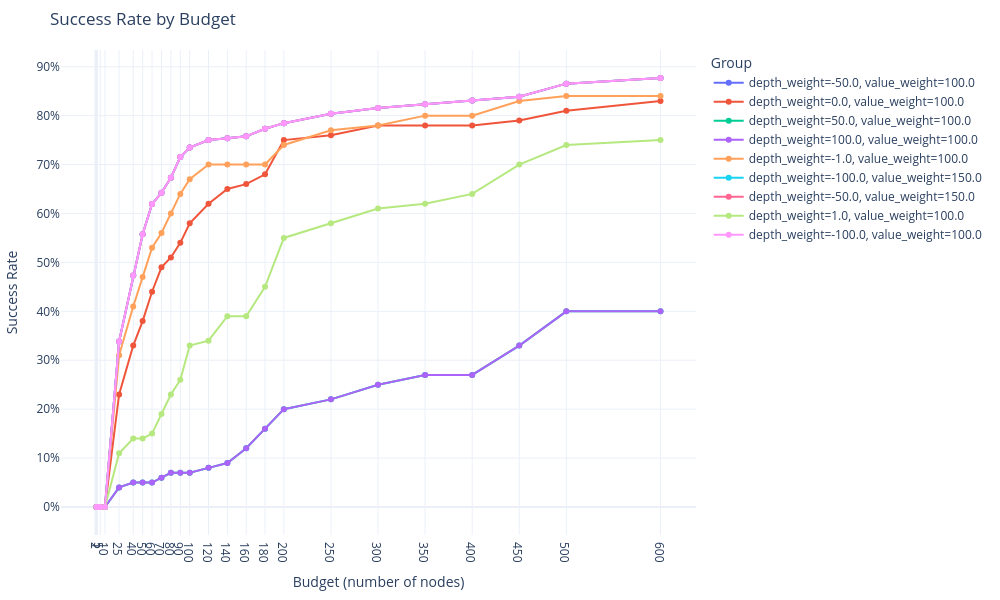

Notebook source saved alongside this figure:
### Code cell
PlotSuccessRateByBudget()(runs_table=df_astar_sokoban_grid,
                          grouping_params=params_astar[:2],
                          values_params=params_astar[2:])

### Figure 1 — Plotly figure (JSON) as saved in the notebook; plotly's stock layout.template omitted (floating-point values rounded to 4 significant figures)
{"data": [{"mode": "lines+markers", "name": "depth_weight=-50.0, value_weight=100.0", "type": "scatter", "x": [1, 2, 5, 10, 25, 40, 50, 60, 70, 80, 90, 100, 120, 140, 160, 180, 200, 250, 300, 350, 400, 450, 500, 600, 800, 1000], "y": [0, 0, 0, 0, 0.3385, 0.4731, 0.5577, 0.6192, 0.6423, 0.6731, 0.7154, 0.7346, 0.75, 0.7538, 0.7577, 0.7731, 0.7846, 0.8038, 0.8154, 0.8231, 0.8308, 0.8385, 0.8654, 0.8769]}, {"mode": "lines+markers", "name": "depth_weight=0.0, value_weight=100.0", "type": "scatter", "x": [1, 2, 5, 10, 25, 40, 50, 60, 70, 80, 90, 100, 120, 140, 160, 180, 200, 250, 300, 350, 400, 450, 500, 600, 800, 1000], "y": [0, 0, 0, 0, 0.23, 0.33, 0.38, 0.44, 0.49, 0.51, 0.54, 0.58, 0.62, 0.65, 0.66, 0.68, 0.75, 0.76, 0.78, 0.78, 0.78, 0.79, 0.81, 0.83]}, {"mode": "lines+markers", "name": "depth_weight=50.0, value_weight=100.0", "type": "scatter", "x": [1, 2, 5, 10, 25, 40, 50, 60, 70, 80, 90, 100, 120, 140, 160, 180, 200, 250, 300, 350, 400, 450, 500, 600, 800, 1000], "y": [0, 0, 0, 0, 0.04, 0.05, 0.05, 0.05, 0.06, 0.07, 0.07, 0.07, 0.08, 0.09, 0.12, 0.16, 0.2, 0.22, 0.25, 0.27, 0.27, 0.33, 0.4, 0.4]}, {"mode": "lines+markers", "name": "depth_weight=100.0, value_weight=100.0", "type": "scatter", "x": [1, 2, 5, 10, 25, 40, 50, 60, 70, 80, 90, 100, 120, 140, 160, 180, 200, 250, 300, 350, 400, 450, 500, 600, 800, 1000], "y": [0, 0, 0, 0, 0.04, 0.05, 0.05, 0.05, 0.06, 0.07, 0.07, 0.07, 0.08, 0.09, 0.12, 0.16, 0.2, 0.22, 0.25, 0.27, 0.27, 0.33, 0.4, 0.4]}, {"mode": "lines+markers", "name": "depth_weight=-1.0, value_weight=100.0", "type": "scatter", "x": [1, 2, 5, 10, 25, 40, 50, 60, 70, 80, 90, 100, 120, 140, 160, 180, 200, 250, 300, 350, 400, 450, 500, 600, 800, 1000], "y": [0, 0, 0, 0, 0.31, 0.41, 0.47, 0.53, 0.56, 0.6, 0.64, 0.67, 0.7, 0.7, 0.7, 0.7, 0.74, 0.77, 0.78, 0.8, 0.8, 0.83, 0.84, 0.84]}, {"mode": "lines+markers", "name": "depth_weight=-100.0, value_weight=150.0", "type": "scatter", "x": [1, 2, 5, 10, 25, 40, 50, 60, 70, 80, 90, 100, 120, 140, 160, 180, 200, 250, 300, 350, 400, 450, 500, 600, 800, 1000], "y": [0, 0, 0, 0, 0.3385, 0.4731, 0.5577, 0.6192, 0.6423, 0.6731, 0.7154, 0.7346, 0.75, 0.7538, 0.7577, 0.7731, 0.7846, 0.8038, 0.8154, 0.8231, 0.8308, 0.8385, 0.8654, 0.8769]}, {"mode": "lines+markers", "name": "depth_weight=-50.0, value_weight=150.0", "type": "scatter", "x": [1, 2, 5, 10, 25, 40, 50, 60, 70, 80, 90, 100, 120, 140, 160, 180, 200, 250, 300, 350, 400, 450, 500, 600, 800, 1000], "y": [0, 0, 0, 0, 0.3385, 0.4731, 0.5577, 0.6192, 0.6423, 0.6731, 0.7154, 0.7346, 0.75, 0.7538, 0.7577, 0.7731, 0.7846, 0.8038, 0.8154, 0.8231, 0.8308, 0.8385, 0.8654, 0.8769]}, {"mode": "lines+markers", "name": "depth_weight=1.0, value_weight=100.0", "type": "scatter", "x": [1, 2, 5, 10, 25, 40, 50, 60, 70, 80, 90, 100, 120, 140, 160, 180, 200, 250, 300, 350, 400, 450, 500, 600, 800, 1000], "y": [0, 0, 0, 0, 0.11, 0.14, 0.14, 0.15, 0.19, 0.23, 0.26, 0.33, 0.34, 0.39, 0.39, 0.45, 0.55, 0.58, 0.61, 0.62, 0.64, 0.7, 0.74, 0.75]}, {"mode": "lines+markers", "name": "depth_weight=-100.0, value_weight=100.0", "type": "scatter", "x": [1, 2, 5, 10, 25, 40, 50, 60, 70, 80, 90, 100, 120, 140, 160, 180, 200, 250, 300, 350, 400, 450, 500, 600, 800, 1000], "y": [0, 0, 0, 0, 0.3385, 0.4731, 0.5577, 0.6192, 0.6423, 0.6731, 0.7154, 0.7346, 0.75, 0.7538, 0.7577, 0.7731, 0.7846, 0.8038, 0.8154, 0.8231, 0.8308, 0.8385, 0.8654, 0.8769]}], "layout": {"height": 600, "legend": {"title": {"text": "Group"}}, "margin": {"b": 20, "l": 20, "r": 20, "t": 50}, "title": {"text": "Success Rate by Budget"}, "width": 1000, "xaxis": {"ticktext": ["1", "2", "5", "10", "25", "40", "50", "60", "70", "80", "90", "100", "120", "140", "160", "180", "200", "250", "300", "350", "400", "450", "500", "600", "800", "1000"], "tickvals": [1, 2, 5, 10, 25, 40, 50, 60, 70, 80, 90, 100, 120, 140, 160, 180, 200, 250, 300, 350, 400, 450, 500, 600, 800, 1000], "title": {"text": "Budget (number of nodes)"}}, "yaxis": {"tickformat": ".0%", "title": {"text": "Success Rate"}}}}
